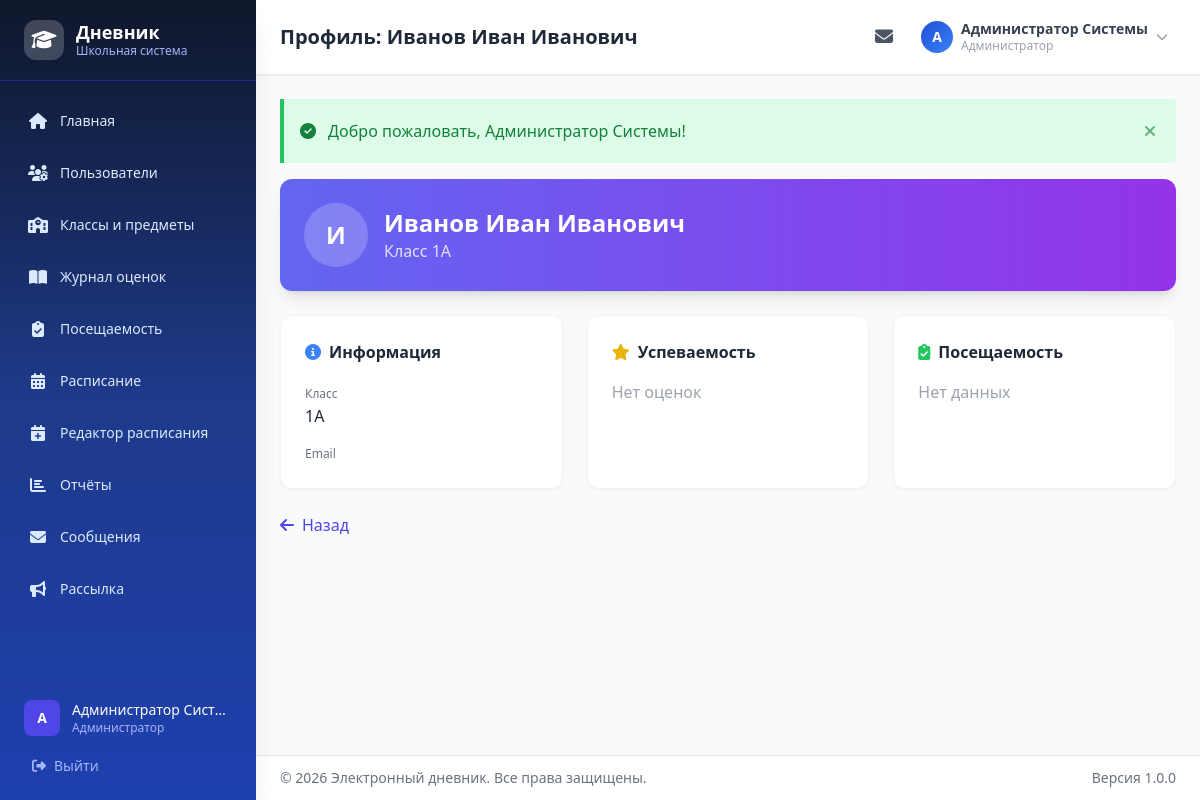
/reports/student-profile/12 (signed in), run on an earlier commit of the app's database.
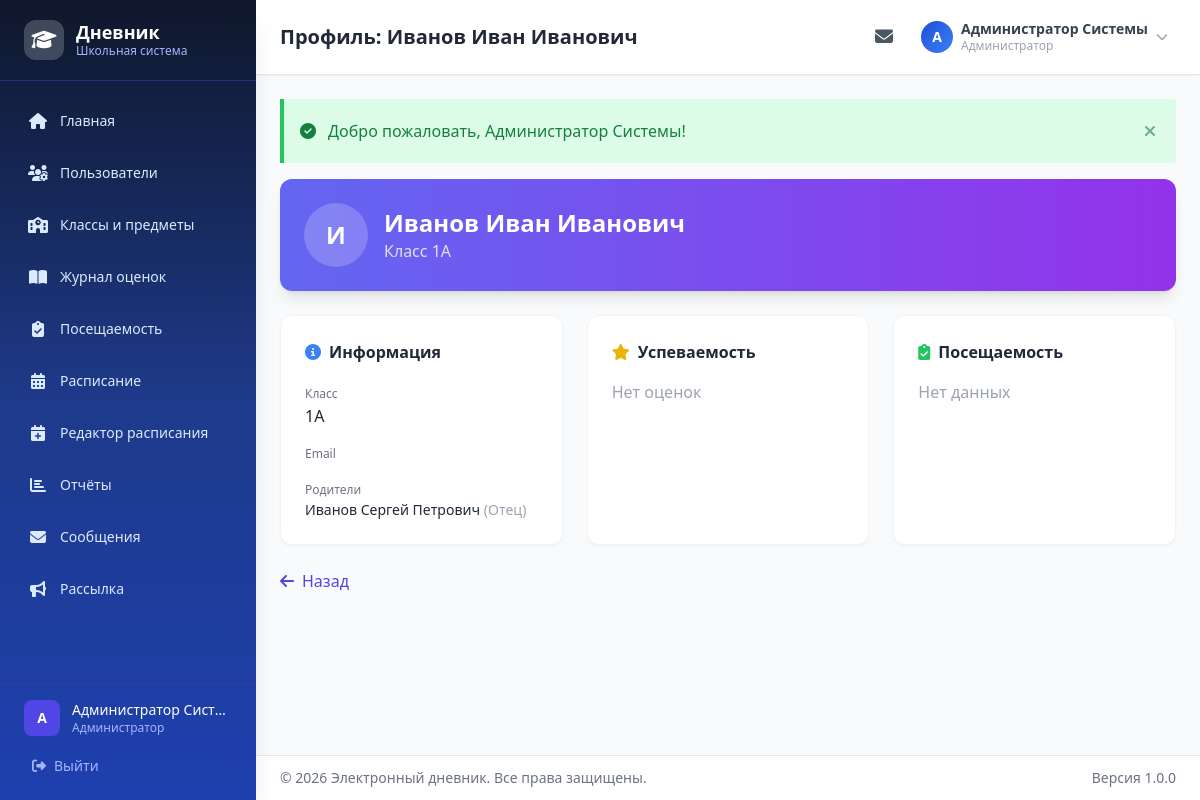
And on a later commit of the database.
### tables this page shows
CREATE TABLE `parent_student` (
  `id` int NOT NULL,
  `parent_user_id` int NOT NULL,
  `student_id` int NOT NULL,
  `relationship` varchar(50) DEFAULT NULL COMMENT 'Отец, Мать, Опекун и т.д.',
  `is_primary` tinyint(1) DEFAULT '0'
);

CREATE TABLE `users` (
  `id` int NOT NULL,
  `login` varchar(100) NOT NULL,
  `password_hash` varchar(255) NOT NULL,
  `full_name` varchar(255) NOT NULL,
  `email` varchar(255) DEFAULT NULL,
  `phone` varchar(20) DEFAULT NULL,
  `role_id` int NOT NULL,
  `is_active` tinyint(1) DEFAULT '1',
  `last_login` timestamp NULL DEFAULT NULL,
  `created_at` timestamp NULL DEFAULT CURRENT_TIMESTAMP,
  `updated_at` timestamp NULL DEFAULT CURRENT_TIMESTAMP ON UPDATE CURRENT_TIMESTAMP
);

### controllers/ReportsController.php (called while the page is built, shortened)
<?php
class ReportsController {
    private $studentModel;
    public function __construct() {
        require_once __DIR__ . '/../models/Student.php';
        $this->studentModel = new Student();
    }
    public function studentProfile($studentId) {
        $student = $this->studentModel->findById($studentId);
        $parents = $this->studentModel->getParents($student['id']);
        require __DIR__ . '/../views/layout/header.php';
        require __DIR__ . '/../views/reports/student-profile.php';
        require __DIR__ . '/../views/layout/footer.php';
    }
}

### config/database.php (called while the page is built, shortened)
<?php
function getDB() {
    static $pdo = null;
    if ($pdo === null) {
        $dsn = sprintf(
            'mysql:host=%s;port=%s;dbname=%s;charset=%s',
            DB_HOST, DB_PORT, DB_NAME, DB_CHARSET
        );
        $options = [
            PDO::ATTR_ERRMODE            => PDO::ERRMODE_EXCEPTION,
            PDO::ATTR_DEFAULT_FETCH_MODE => PDO::FETCH_ASSOC,
            PDO::ATTR_EMULATE_PREPARES   => false,
            PDO::MYSQL_ATTR_INIT_COMMAND => "SET NAMES " . DB_CHARSET,
        ];
        try {
            $pdo = new PDO($dsn, DB_USER, DB_PASS, $options);
        } catch (PDOException $e) {
            if (defined('APP_DEBUG') && APP_DEBUG) {
                die('Ошибка подключения к БД: ' . $e->getMessage());
            } else {
                die('Ошибка подключения к базе данных.');
            }
        }
    }
    return $pdo;
}

### models/Student.php (called while the page is built, shortened)
<?php
class Student {
    private $db;
    public function __construct() {
        $this->db = getDB();
    }
    public function findById($id) {
        $stmt = $this->db->prepare("
            SELECT s.*, u.full_name, u.email, u.login, c.name as class_name
            FROM students s
            JOIN users u ON s.user_id = u.id
            JOIN classes c ON s.class_id = c.id
            WHERE s.id = :id
        ");
        $stmt->execute([':id' => $id]);
        return $stmt->fetch();
    }
    public function getParents($studentId) {
        $stmt = $this->db->prepare("
            SELECT u.id, u.full_name, u.email, u.phone, ps.relationship, ps.is_primary
            FROM parent_student ps
            JOIN users u ON ps.parent_user_id = u.id
            WHERE ps.student_id = :student_id
            ORDER BY ps.is_primary DESC, u.full_name
        ");
        $stmt->execute([':student_id' => $studentId]);
        return $stmt->fetchAll();
    }
}

### views/reports/student-profile.php (the view, shortened to what the changed rows need)
<div class="space-y-6">
    <div class="bg-gradient-to-r from-indigo-500 to-purple-600 rounded-xl p-6 text-white shadow-lg">
        <div class="flex items-center gap-4">
            <div>
                <h2 class="text-2xl font-bold"><?= e($student['full_name']) ?></h2>
            </div>
        </div>
    </div>
    <div class="grid grid-cols-1 lg:grid-cols-3 gap-6">
        <div class="bg-white rounded-xl shadow-sm border border-gray-100 p-6">
            <div class="space-y-3">
                <?php if (!empty($parents)): ?>
                <div>
                    <span class="text-xs text-gray-500">Родители</span>
                    <?php foreach ($parents as $p): ?>
                    <p class="font-medium text-gray-800 text-sm">
                        <?= e($p['full_name']) ?>
                        <span class="text-gray-400">(<?= e($p['relationship']) ?>)</span>
                    </p>
                    <?php endforeach; ?>
                </div>
                <?php endif; ?>
            </div>
        </div>
    </div>
</div>

### views/layout/sidebar.php (shortened to what the changed rows need)
<?php
$role = currentRole();
$currentRoute = isset($_GET['route']) ? trim($_GET['route'], '/') : 'dashboard';
function isActive($route) {
    global $currentRoute;
    $current = trim($currentRoute, '/');
    $target  = trim($route, '/');
    if (strpos($target, '/') !== false) {
        return $current === $target;
    }
    $parts = explode('/', $current);
    return ($parts[0] ?? '') === $target;
}
function activeClass($route) {
    return isActive($route)
        ? 'bg-white/10 text-white shadow-md'
        : 'text-blue-100 hover:bg-white/10 hover:text-white';
}
$menuItems = [];
$menuItems[] = ['url' => 'dashboard', 'icon' => 'fa-home', 'label' => 'Главная'];
switch ($role) {
    case 'admin':
        $menuItems[] = ['url' => 'users', 'icon' => 'fa-users-cog', 'label' => 'Пользователи'];
        $menuItems[] = ['url' => 'users/classes', 'icon' => 'fa-school', 'label' => 'Классы и предметы'];
        $menuItems[] = ['url' => 'grades/journal', 'icon' => 'fa-book-open', 'label' => 'Журнал оценок'];
        $menuItems[] = ['url' => 'attendance/mark', 'icon' => 'fa-clipboard-check', 'label' => 'Посещаемость'];
        $menuItems[] = ['url' => 'schedule/view', 'icon' => 'fa-calendar-alt', 'label' => 'Расписание'];
        $menuItems[] = ['url' => 'schedule/edit', 'icon' => 'fa-calendar-plus', 'label' => 'Редактор расписания'];
        $menuItems[] = ['url' => 'reports', 'icon' => 'fa-chart-bar', 'label' => 'Отчёты'];
        $menuItems[] = ['url' => 'messages/inbox', 'icon' => 'fa-envelope', 'label' => 'Сообщения'];
        $menuItems[] = ['url' => 'messages/broadcast', 'icon' => 'fa-bullhorn', 'label' => 'Рассылка'];
        break;
}
?>
<aside id="sidebar" class="fixed inset-y-0 left-0 w-64 bg-gradient-to-b from-slate-900 via-blue-900 to-blue-800 transform -translate-x-full lg:translate-x-0 transition-transform duration-300 ease-in-out z-50 flex flex-col shadow-xl">
    <div class="flex items-center gap-3 px-6 py-5 border-b border-indigo-700/50">
        <div>
            <h2 class="text-white font-bold text-lg leading-tight">Дневник</h2>
        </div>
    </div>
    <nav class="flex-1 px-3 py-4 overflow-y-auto">
        <ul class="space-y-1">
            <?php foreach ($menuItems as $item): ?>
            <li>
                <a href="<?= url($item['url']) ?>"
                   class="flex items-center gap-3 px-4 py-3 rounded-xl text-sm font-medium transition-all duration-200 <?= activeClass($item['url']) ?>">
                    <i class="fas <?= $item['icon'] ?> w-5 text-center text-base"></i>
                    <span><?= e($item['label']) ?></span>
                </a>
            </li>
            <?php endforeach; ?>
        </ul>
    </nav>
</aside>

### includes/helpers.php (shortened to what the changed rows need)
<?php
function url($route = '') {
    $base = rtrim(BASE_URL, '/');
    return $base . '/' . ltrim($route, '/');
}
function e($string) {
    return htmlspecialchars($string ?? '', ENT_QUOTES, 'UTF-8');
}
function getFlash($type) {
    $message = $_SESSION['flash'][$type] ?? null;
    return $message;
}
function renderFlashMessages() {
    $types = [
        'success' => ['bg-green-100 border-green-500 text-green-700', 'fa-check-circle'],
        'error'   => ['bg-red-100 border-red-500 text-red-700', 'fa-exclamation-circle'],
        'warning' => ['bg-yellow-100 border-yellow-500 text-yellow-700', 'fa-exclamation-triangle'],
        'info'    => ['bg-blue-100 border-blue-500 text-blue-700', 'fa-info-circle'],
    ];
    foreach ($types as $type => $config) {
        $message = getFlash($type);
        if ($message) {
            echo '<div class="flash-message border-l-4 p-4 mb-4 rounded-r ' . $config[0] . '" role="alert">';
            echo '<div class="flex items-center">';
            echo '<i class="fas ' . $config[1] . ' mr-3"></i>';
            echo '<p>' . e($message) . '</p>';
            echo '<button onclick="this.parentElement.parentElement.remove()" class="ml-auto">';
            echo '<i class="fas fa-times"></i></button>';
            echo '</div></div>';
        }
    }
}

What changed in the data, as far as the page shows it:
added parent_student: parent_user.full_name "Иванов Сергей Петрович", relationship "Отец"
Also different on the page:
text now shown: "Родители"
